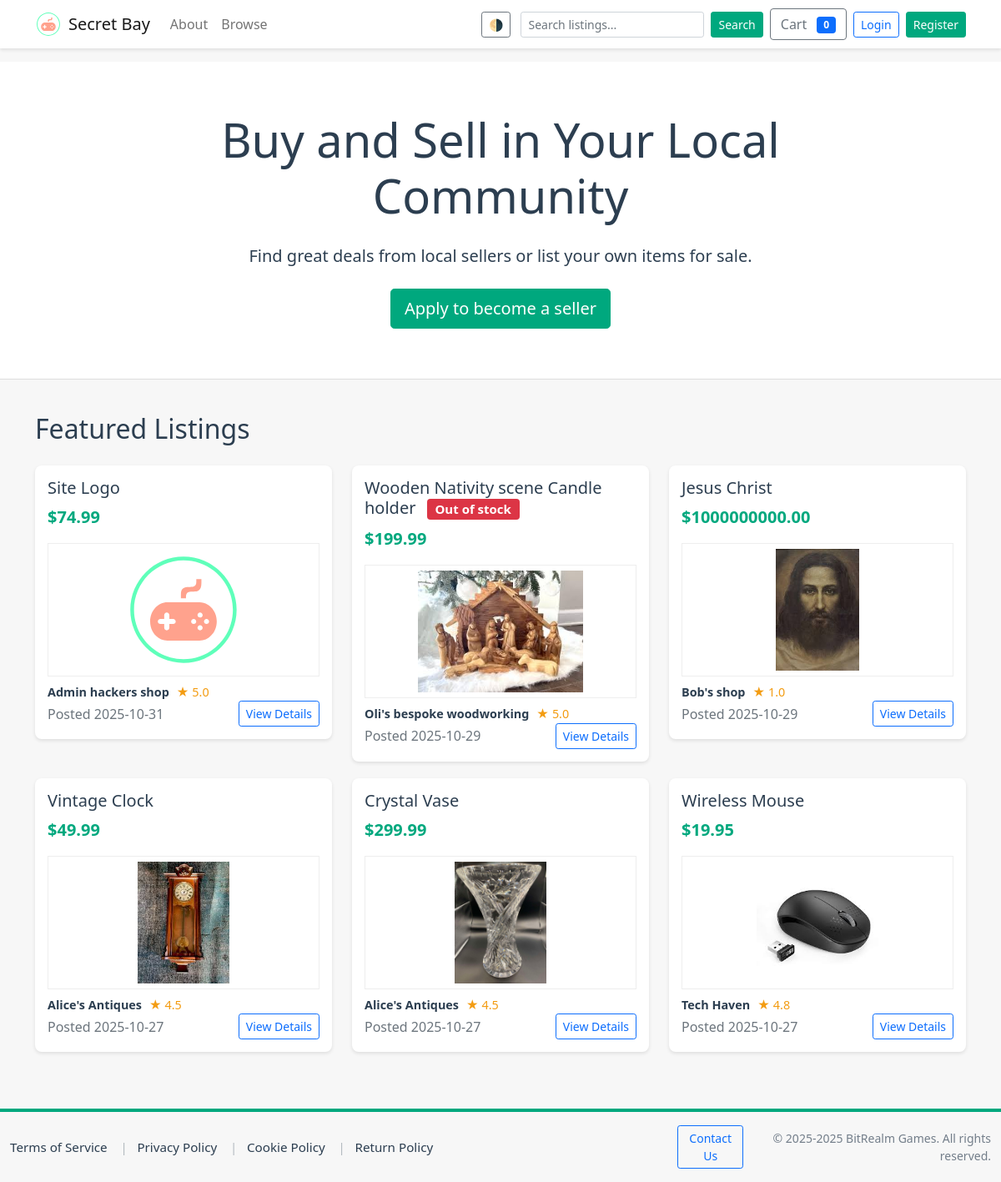
The page / on the database its author committed.
### tables this page shows
CREATE TABLE products (
    id INTEGER PRIMARY KEY AUTOINCREMENT,
    seller_id INTEGER,
    title TEXT NOT NULL,
    description TEXT,
    price REAL NOT NULL CHECK(price >= 0),
    stock INTEGER DEFAULT 0,
    created_at TEXT NOT NULL DEFAULT (datetime('now')), image_url TEXT, category_id INTEGER, rating REAL DEFAULT 0.0,
    FOREIGN KEY(seller_id) REFERENCES users(id) ON DELETE SET NULL
);

CREATE TABLE users (
    id INTEGER PRIMARY KEY AUTOINCREMENT,
    username TEXT NOT NULL UNIQUE,
    email TEXT NOT NULL UNIQUE,
    password_hash TEXT NOT NULL,
    is_admin INTEGER NOT NULL DEFAULT 0,
    is_seller INTEGER NOT NULL DEFAULT 0,
    business_name TEXT,
    seller_description TEXT,
    rating REAL DEFAULT 0,
    total_sales INTEGER DEFAULT 0,
    created_at TEXT NOT NULL DEFAULT (datetime('now'))
, logo_url TEXT);

### app.py (the view)
@app.route('/')
def index():
    conn = get_db_connection()
    cur = conn.cursor()
    cur.execute("""
        SELECT p.id, p.title, p.description, p.price, p.stock, p.created_at, p.seller_id, p.image_url, u.business_name, u.rating, u.username AS seller_username
        FROM products p
        LEFT JOIN users u ON p.seller_id = u.id
        ORDER BY p.created_at DESC LIMIT 6
    """)
    featured = cur.fetchall()
    conn.close()
    return render_template('index.html', featured_products=featured)

### app.py (called while the page is built, shortened)
def get_db_connection(path=DB_PATH):
    conn = sqlite3.connect(path)
    conn.row_factory = sqlite3.Row
    conn.execute("PRAGMA foreign_keys = ON;")
    return conn

@app.context_processor
def inject_user_permissions():
    uid = session.get('user_id')
    is_admin_flag = False
    is_seller_flag = False
    contact_url = '/contact'
    try:
        if 'seller_contact' in app.view_functions:
            contact_url = url_for('seller_contact')
        elif 'contact' in app.view_functions:
            contact_url = url_for('contact')
    except Exception:
        contact_url = '/contact'
    return {
        'current_user_is_admin': is_admin_flag,
        'current_user_is_seller': is_seller_flag,
        'current_year': datetime.now().year,
        'contact_url': contact_url,
    }

### templates/index.html (shortened to what this page needs)
<!DOCTYPE html>
<html lang="en">
<head>
    {% include 'head_includes.html' %}
    <link href="https://cdn.jsdelivr.net/npm/bootstrap@5.1.3/dist/css/bootstrap.min.css" rel="stylesheet">
</head>
<body>
    {% include 'navbar.html' %}
    <div class="hero-section">
        <div class="container">
            <div class="row justify-content-center">
                <div class="col-md-8 text-center">
                    <h1 class="display-4 mb-4">Buy and Sell in Your Local Community</h1>
                    <p class="lead mb-4">Find great deals from local sellers or list your own items for sale.</p>
                    <div class="d-flex justify-content-center gap-3">
                        <a href="{{ url_for('apply_seller') }}" class="btn btn-primary btn-lg">Apply to become a seller</a>
                    </div>
                </div>
            </div>
        </div>
    </div>
    <div class="container">
        <h2 class="mb-4">Featured Listings</h2>
        <div class="row">
            {% if featured_products %}
                {% for p in featured_products %}
                    <div class="col-md-4">
                        <div class="listing-card">
                                                                                                                <h5>
                                                                                                                    {{ p['title'] }}
                                                                                                                    {% if p['stock'] is not none and p['stock']|int <= 0 %}
                                                                                                                        <span class="badge bg-danger ms-2">Out of stock</span>
                                                                                                                    {% endif %}
                                                                                                                </h5>
                                                                                                                <p class="price">${{ '%.2f'|format(p['price']) }}</p>
                                                                                                                {% if 'image_url' in p.keys() and p['image_url'] %}
                                                                                                                    <div class="mb-2 text-center">
                                                                                                                        {% set img = p['image_url'] %}
                                                                                                                        {% if img.startswith('http://') or img.startswith('https://') or img.startswith('/') %}
                                                                                                                            <img src="{{ img }}" alt="{{ p['title'] }}" style="max-height:160px; width:100%; object-fit:contain; background:#fff; border:1px solid #eee; padding:6px;">
                                                                                                                        {% else %}
                                                                                                                            <img src="{{ url_for('static', filename='img/' ~ img) }}" alt="{{ p['title'] }}" style="max-height:160px; width:100%; object-fit:contain; background:#fff; border:1px solid #eee; padding:6px;">
                                                                                                                        {% endif %}
                                                                                                                    </div>
                                                                                                                {% else %}
                                                                                                                    <p class="description">{{ (p['description'] or '')[:100] }}{% if (p['description'] or '')|length > 100 %}...{% endif %}</p>
                                                                                                                {% endif %}
                            <div class="seller-info mt-2">
                                <a href="{{ url_for('seller_profile', seller_id=p['seller_id']) }}" class="text-decoration-none">
                                    <span class="seller-name">{{ p['business_name'] or p['seller_username'] or 'Seller' }}</span>
                                    {% if p['rating'] %}
                                        <span class="rating">★ {{ '%.1f'|format(p['rating']) }}</span>
                                    {% endif %}
                                </a>
                            </div>
                            <div class="d-flex justify-content-between align-items-center">
                                <span class="text-muted">Posted {{ (p['created_at'] or '')[:10] }}</span>
                                <a href="{{ url_for('product_detail', product_id=p['id']) }}" class="btn btn-sm btn-outline-primary">View Details</a>
                            </div>
                        </div>
                    </div>
                {% endfor %}
            {% else %}
                <div class="col-12 text-center">
                    <p>No featured listings available.</p>
                </div>
            {% endif %}
        </div>
    </div>
    {% include 'footer.html' %}
</body>
</html>

### static/css/theme.css (style rules this page uses)
:root { --bg: #ffffff; --surface: #ffffff; --text: #2c3e50; --muted: #666666; --primary: #00a87e; --accent: #007b60; --card-shadow: rgba(0,0,0,0.06); }
body, .card, .listing-card, .profile-header, .seller-header { transition: background-color 180ms ease, color 180ms ease, box-shadow 180ms ease; }
body { background: var(--bg); color: var(--text); }
a { color: var(--primary); }
.navbar, .card, .listing-card, .profile-header { background: var(--surface); }

### templates/index.html (style rules this page uses)
:root { --primary-color: #00a87e; --secondary-color: #f7f7f7; --text-color: #2c3e50; }
body { background-color: var(--secondary-color); color: var(--text-color); }
.hero-section { background: white; padding: 60px 0; margin-bottom: 40px; border-bottom: 1px solid #ddd; }
.listing-card { background: white; border-radius: 8px; box-shadow: 0 2px 4px rgba(0,0,0,0.1); margin-bottom: 20px; padding: 15px; transition: transform 0.2s; }
.price { color: var(--primary-color); font-size: 1.25rem; font-weight: bold; }
.seller-info { margin-top: 10px; font-size: 0.9rem; }
.seller-name { font-weight: bold; color: var(--text-color); }
.rating { color: #f39c12; margin-left: 5px; }
.btn-primary { background-color: var(--primary-color); border-color: var(--primary-color); }

### templates/footer.html (style rules this page uses)
html, body { height: 100%; }
body { display: flex; flex-direction: column; min-height: 100vh; }

### rows shown on the page
products: title "Site Logo", price "74.99", image_url (picture), business_name "Admin hackers shop", created_at "2025-10-31"
users: rating "5.0"
products: title "Wooden Nativity scene Candle holder", stock "Out of stock", price "199.99", image_url (picture), business_name "Oli's bespoke woodworking", created_at "2025-10-29"
users: rating "5.0"
products: title "Jesus Christ", price "1000000000.00", image_url (picture), business_name "Bob's shop", created_at "2025-10-29"
users: rating "1.0"
products: title "Vintage Clock", price "49.99", image_url (picture), business_name "Alice's Antiques", created_at "2025-10-27"
users: rating "4.5"
products: title "Crystal Vase", price "299.99", image_url (picture), business_name "Alice's Antiques", created_at "2025-10-27"
products: title "Wireless Mouse", price "19.95", image_url (picture), business_name "Tech Haven", created_at "2025-10-27"
users: rating "4.8"
